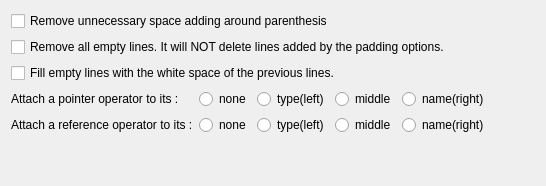
     <widget class="QWidget" name="tab_5">
      <attribute name="title">
       <string>Padding 2</string>
      </attribute>
      <layout class="QGridLayout" name="gridLayout_4">
       <item row="3" column="1">
        <widget class="QRadioButton" name="rbAlignPointNone">
         <property name="text">
          <string>none</string>
         </property>
         <attribute name="buttonGroup">
          <string notr="true">pointerBtnGroup</string>
         </attribute>
        </widget>
       </item>
       <item row="4" column="1">
        <widget class="QRadioButton" name="rbAlignReferenceNone">
         <property name="text">
          <string>none</string>
         </property>
         <attribute name="buttonGroup">
          <string notr="true">referenceBtnGroup</string>
         </attribute>
        </widget>
       </item>
       <item row="0" column="0" colspan="6">
        <widget class="QCheckBox" name="chkUnpadParen">
         <property name="text">
          <string>Remove unnecessary space adding around parenthesis</string>
         </property>
        </widget>
       </item>
       <item row="3" column="2">
        <widget class="QRadioButton" name="rbAlignPointType">
         <property name="text">
          <string>type(left)</string>
         </property>
         <attribute name="buttonGroup">
          <string notr="true">pointerBtnGroup</string>
         </attribute>
        </widget>
       </item>
       <item row="3" column="4">
        <widget class="QRadioButton" name="rbAlignPointerName">
         <property name="text">
          <string>name(right)</string>
         </property>
         <attribute name="buttonGroup">
          <string notr="true">pointerBtnGroup</string>
         </attribute>
        </widget>
       </item>
       <item row="4" column="3">
        <widget class="QRadioButton" name="rbAlignReferenceMiddle">
         <property name="text">
          <string>middle</string>
         </property>
         <attribute name="buttonGroup">
          <string notr="true">referenceBtnGroup</string>
         </attribute>
        </widget>
       </item>
       <item row="3" column="0">
        <widget class="QLabel" name="label_6">
         <property name="text">
          <string>Attach a pointer operator to its :</string>
         </property>
        </widget>
       </item>
       <item row="4" column="2">
        <widget class="QRadioButton" name="rbAlignReferenceType">
         <property name="text">
          <string>type(left)</string>
         </property>
         <attribute name="buttonGroup">
          <string notr="true">referenceBtnGroup</string>
         </attribute>
        </widget>
       </item>
       <item row="4" column="4">
        <widget class="QRadioButton" name="rbAlignReferenceName">
         <property name="text">
          <string>name(right)</string>
         </property>
         <attribute name="buttonGroup">
          <string notr="true">referenceBtnGroup</string>
         </attribute>
        </widget>
       </item>
       <item row="1" column="0" colspan="6">
        <widget class="QCheckBox" name="chkDeleteEmptyLines">
         <property name="text">
          <string>Remove all empty lines. It will NOT delete lines added by the padding options.</string>
         </property>
        </widget>
       </item>
       <item row="2" column="0" colspan="6">
        <widget class="QCheckBox" name="chkFillEmptyLines">
         <property name="text">
          <string>Fill empty lines with the white space of the previous lines.</string>
         </property>
        </widget>
       </item>
       <item row="3" column="3">
        <widget class="QRadioButton" name="rbAlignPointerMiddle">
         <property name="text">
          <string>middle</string>
         </property>
         <attribute name="buttonGroup">
          <string notr="true">pointerBtnGroup</string>
         </attribute>
        </widget>
       </item>
       <item row="3" column="5">
        <spacer name="horizontalSpacer_6">
         <property name="orientation">
          <enum>Qt::Horizontal</enum>
         </property>
         <property name="sizeHint" stdset="0">
          <size>
           <width>40</width>
           <height>20</height>
          </size>
         </property>
        </spacer>
       </item>
       <item row="4" column="0">
        <widget class="QLabel" name="label_7">
         <property name="text">
          <string>Attach a reference operator to its :</string>
         </property>
        </widget>
       </item>
       <item row="5" column="0">
        <spacer name="verticalSpacer_2">
         <property name="orientation">
          <enum>Qt::Vertical</enum>
         </property>
         <property name="sizeHint" stdset="0">
          <size>
           <width>20</width>
           <height>40</height>
          </size>
         </property>
        </spacer>
       </item>
      </layout>
     </widget>
